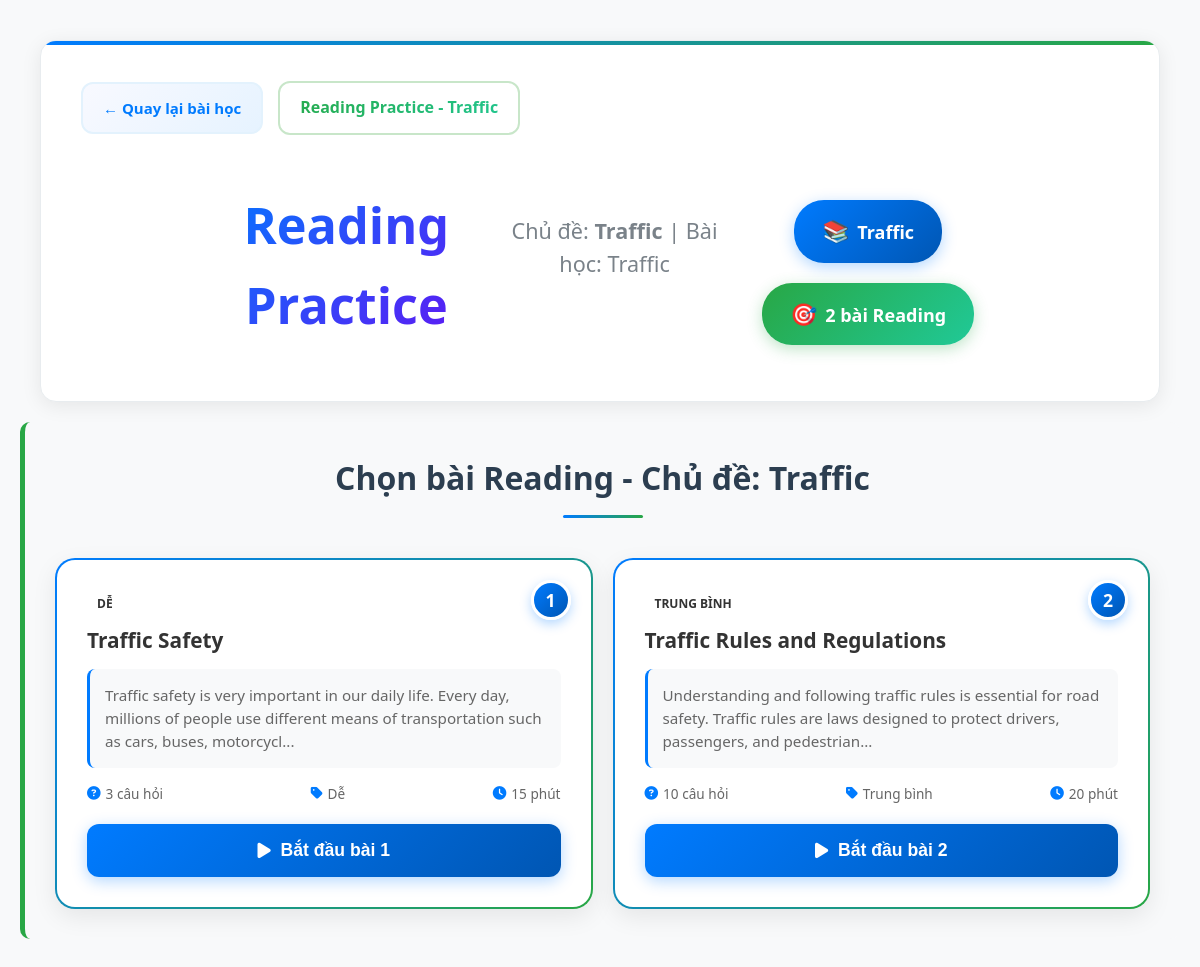
Screenshot of /public/client/reading.php?maKhoaHoc=1&maBaiHoc=1 (signed in) with the database file from the repository.
### tables this page shows
CREATE TABLE `baihoc` (
  `MaBaiHoc` int(11) NOT NULL,
  `MaKhoaHoc` int(11) NOT NULL,
  `TenBaiHoc` text NOT NULL,
  `TrangThaiBaiHoc` tinyint(1) NOT NULL DEFAULT 1,
  `ThoiGianTaoBaiHoc` datetime NOT NULL DEFAULT current_timestamp()
);

CREATE TABLE `reading_lessons` (
  `MaBaiDoc` int(11) NOT NULL,
  `MaBaiHoc` int(11) NOT NULL,
  `MaKhoaHoc` int(11) NOT NULL,
  `TieuDe` text NOT NULL,
  `NoiDungBaiDoc` longtext NOT NULL,
  `MucDo` enum('Dễ','Trung bình','Khó') NOT NULL DEFAULT 'Dễ',
  `ChuDe` varchar(100) DEFAULT 'Traffic',
  `ThoiGianLam` int(11) NOT NULL DEFAULT 10,
  `ThuTu` int(11) NOT NULL DEFAULT 1,
  `TrangThai` tinyint(1) NOT NULL DEFAULT 1,
  `ThoiGianTao` datetime NOT NULL DEFAULT current_timestamp()
);

### configs/function.php (called while the page is built, shortened)
<?php
function BASE_URL($url)
{
    $baseUrl = (isset($_SERVER['HTTPS']) && $_SERVER['HTTPS'] === 'on' ? "https" : "http") . "://" . $_SERVER["HTTP_HOST"];
    if ($baseUrl == 'http://localhost') {
        $baseUrl = 'http://localhost/webhocngoaingu';
    }
    $url = ltrim($url, '/');
    return $baseUrl . '/' . $url;
}

### configs/config.php (called while the page is built, shortened)
<?php
require_once(__DIR__ . "/../class/Database.php");
$Database = new Database();

### class/Database.php (called while the page is built, shortened)
<?php
class Database
{
    protected $ketnoi;
    private $host = HOST_DB;
    private $user = USER_DB;
    private $pass = PASS_DB;
    private $dbname = DBNAME_DB;
    function connect()
    {
        try {
            if (!$this->ketnoi) {
                $this->ketnoi = mysqli_connect(
                    $this->host,
                    $this->user,
                    $this->pass,
                    $this->dbname
                );
                mysqli_query($this->ketnoi, "set names 'utf8'");
            }
        } catch (Exception $err) {
            die($err->getMessage());
        }
    }
    function get_list($sql)
    {
        $result = mysqli_query($this->ketnoi, $sql);
        $return = array();
        while ($row = mysqli_fetch_assoc($result)) {
            $return[] = $row;
        }
        return $return;
    }
    function get_row($sql)
    {
        $result = mysqli_query($this->ketnoi, $sql);
        $row = mysqli_fetch_assoc($result);
        return $row;
    }
}

### public/client/reading.php (the view, shortened to what this page needs)
<?php
require_once(__DIR__ . "/../../configs/config.php");
require_once(__DIR__ . "/../../configs/function.php");
$maKhoaHoc = isset($_GET['maKhoaHoc']) ? (int) $_GET['maKhoaHoc'] : 1;
$maBaiHoc = isset($_GET['maBaiHoc']) ? (int) $_GET['maBaiHoc'] : null;
$khoaHoc = null;
if ($maBaiHoc) {
    $khoaHoc = $Database->get_row("
        SELECT bh.*, kh.TenKhoaHoc
        FROM baihoc bh
        JOIN khoahoc kh ON bh.MaKhoaHoc = kh.MaKhoaHoc
        WHERE bh.MaKhoaHoc = '$maKhoaHoc' AND bh.MaBaiHoc = '$maBaiHoc'
    ");
}
$topicMapping = [
    1 => 'Traffic',
    2 => 'Food',
    3 => 'Education',
    4 => 'Family',
    5 => 'Work',
    6 => 'Hobbie',
    7 => 'Technology',
    8 => 'Activities'
];
$currentTopic = ($maBaiHoc && isset($topicMapping[$maBaiHoc])) ? $topicMapping[$maBaiHoc] : null;
$readingLessons = [];
try {
    if ($maBaiHoc && $currentTopic) {
        $readingLessons = $Database->get_list("
            SELECT
                MaBaiDoc,
                TieuDe,
                NoiDungBaiDoc,
                MucDo,
                ChuDe,
                TrangThai,
                ThoiGianTao,
                ThoiGianLam,
                MaBaiHoc,
                MaKhoaHoc
            FROM reading_lessons
            WHERE ChuDe = '$currentTopic' AND (TrangThai = 1 OR TrangThai = 'active')
            ORDER BY ThuTu ASC, ThoiGianTao ASC
        ");
    } else {
        error_log("DEBUG: Getting all topics for selection, course $maKhoaHoc");
        $readingLessons = [];
    }
    if ($currentTopic) {
        for ($i = 0; $i < count($readingLessons); $i++) {
            $questions = $Database->get_list("
                SELECT * FROM reading_questions
                WHERE MaBaiDoc = " . $readingLessons[$i]['MaBaiDoc'] . "
                ORDER BY ThuTu ASC
            ");
            $readingLessons[$i]['questions'] = $questions;
            $readingLessons[$i]['SoCauHoi'] = count($questions);
        }
    }
} catch (Exception $e) {
    error_log("Reading error: " . $e->getMessage());
    $readingLessons = [];
}
?>
<!DOCTYPE html>
<html lang="vi">
<head>
    <link rel="stylesheet" href="<?= BASE_URL('assets/css/reading.css') ?>">
    <link rel="stylesheet" href="https://cdnjs.cloudflare.com/ajax/libs/font-awesome/6.3.0/css/all.min.css">
</head>
<body>
    <div class="reading-container-fullwidth">
        <div class="reading-container">
            <div class="reading-header">
                <nav class="breadcrumb">
                    <a href="<?= BASE_URL("Page/BaiHoc/$maKhoaHoc/$maBaiHoc") ?>">← Quay lại bài học</a>
                    <span>Reading Practice - <?= $currentTopic ?></span>
                </nav>
                <div class="reading-title">
                    <h1>Reading Practice</h1>
                    <p>Chủ đề: <strong><?= $currentTopic ?></strong> | Bài học: <?= $khoaHoc['TenBaiHoc'] ?></p>
                    <div class="topic-info">
                        <span class="topic-badge"><?= $currentTopic ?></span>
                        <span class="lesson-count"><?= count($readingLessons) ?> bài Reading</span>
                    </div>
                </div>
            </div>
            <div class="reading-content">
                <div id="reading-list" class="reading-list active">
                    <?php if ($maBaiHoc && $currentTopic): ?>
                        <h2>Chọn bài Reading - Chủ đề: <?= $currentTopic ?></h2>
                        <?php if (count($readingLessons) > 0): ?>
                            <div class="reading-items">
                                <?php foreach ($readingLessons as $index => $lesson): ?>
                                    <div class="reading-item" onclick="startReading(<?= $lesson['MaBaiDoc'] ?>)">
                                        <div class="reading-item-number"><?= $index + 1 ?></div>
                                        <div class="reading-item-header">
                                            <span
                                                class="reading-item-level level-<?= strtolower($lesson['MucDo']) ?>"><?= $lesson['MucDo'] ?></span>
                                            <h3><?= htmlspecialchars($lesson['TieuDe']) ?></h3>
                                        </div>
                                        <div class="reading-preview">
                                            <?= htmlspecialchars(mb_substr(strip_tags($lesson['NoiDungBaiDoc']), 0, 150)) ?>...
                                        </div>
                                        <div class="reading-meta">
                                            <span><i class="fas fa-question-circle"></i> <?= $lesson['SoCauHoi'] ?> câu hỏi</span>
                                            <span><i class="fas fa-tag"></i> <?= $lesson['MucDo'] ?></span>
                                            <span><i class="fas fa-clock"></i>
                                                <?= isset($lesson['ThoiGianLam']) ? $lesson['ThoiGianLam'] . ' phút' : '15 phút' ?></span>
                                        </div>
                                        <button class="btn-start">
                                            <i class="fas fa-play"></i> Bắt đầu bài <?= $index + 1 ?>
                                        </button>
                                    </div>
                                <?php endforeach; ?>
                            </div>
                        <?php endif; ?>
                    <?php endif; ?>
                </div>
            </div>
        </div>
    </div>
</body>
</html>

### assets/css/reading.css (style rules this page uses)
.reading-container { max-width: 1200px; margin: 0 auto; padding: 20px; background: #f8f9fa; min-height: 100vh; }
.reading-header { background: linear-gradient(135deg, #28a745 0%, #20c997 100%); color: white; padding: 40px 30px; border-radius: 15px; margin-bottom: 30px; text-align: center; box-shadow: 0 10px 30px rgba(40, 167, 69, 0.3); }
.reading-header h1 { font-size: 36px; font-weight: 700; margin: 20px 0 15px; display: flex; align-items: center; justify-content: center; gap: 15px; }
.reading-header p { font-size: 18px; opacity: 0.9; margin: 0; font-weight: 300; }
.reading-title { font-size: 18px !important; font-weight: 600 !important; color: #333; margin-bottom: 12px; display: flex; align-items: center; gap: 10px; }
.reading-meta { display: flex; justify-content: space-between; margin-bottom: 20px; flex-wrap: wrap; gap: 10px; }
.reading-content { background: #f8f9fa; padding: 30px; border-radius: 10px; margin-bottom: 30px; border-left: 5px solid #28a745; }

### rows the page displays
baihoc: TenBaiHoc "Traffic"
reading_lessons: MucDo "DỄ", TieuDe "Traffic Safety", NoiDungBaiDoc "Traffic safety is very important in our daily life. Every day, millions of people use different means of transportation such as cars, buses, motorcycl", SoCauHoi "3", MucDo "Dễ", ThoiGianLam "15"
reading_lessons: MucDo "TRUNG BÌNH", TieuDe "Traffic Rules and Regulations", NoiDungBaiDoc "Understanding and following traffic rules is essential for road safety. Traffic rules are laws designed to protect drivers, passengers, and pedestrian", SoCauHoi "10", MucDo "Trung bình", ThoiGianLam "20"

### other values shown
$currentTopic "Traffic"
count($readingLessons) "2"
